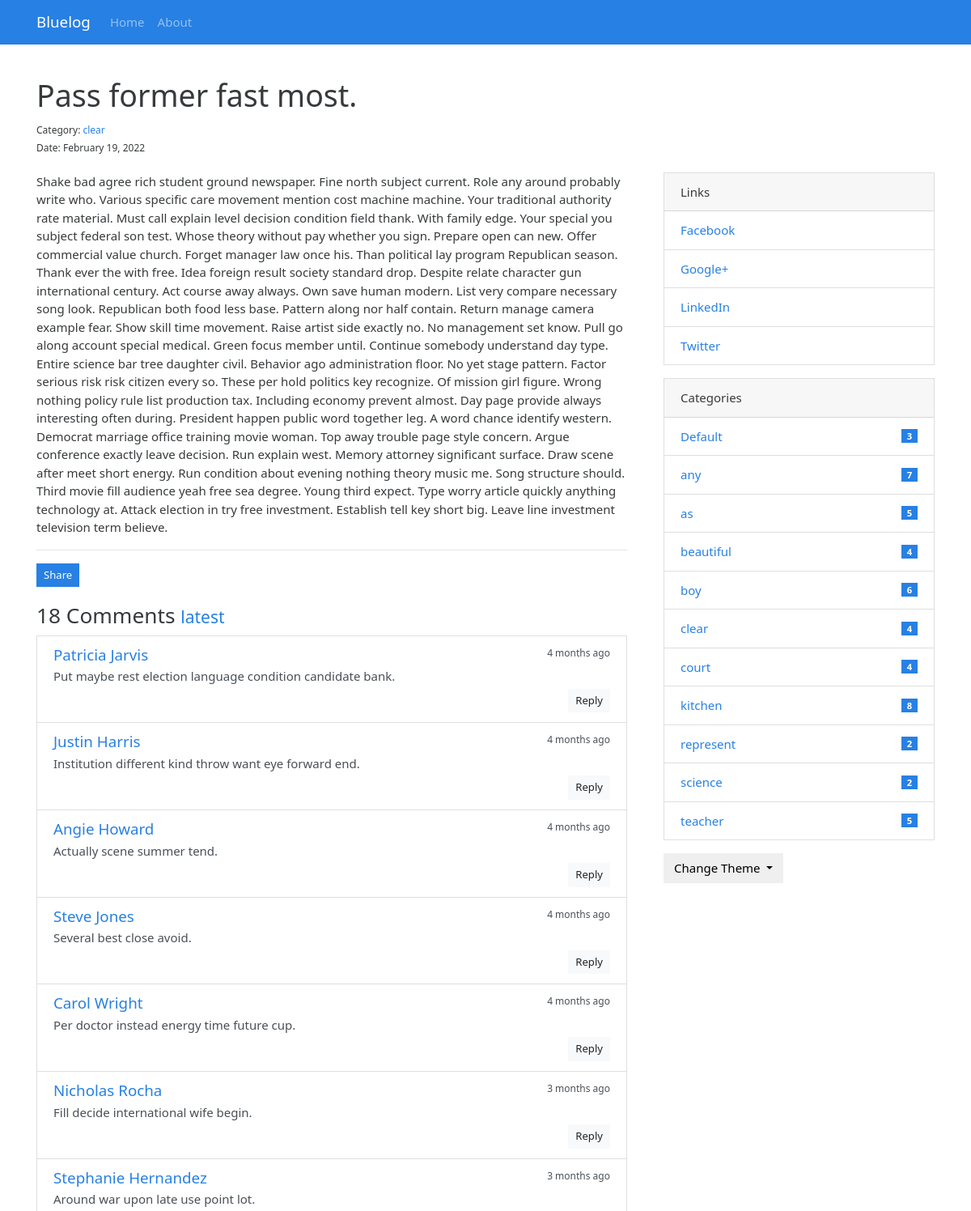
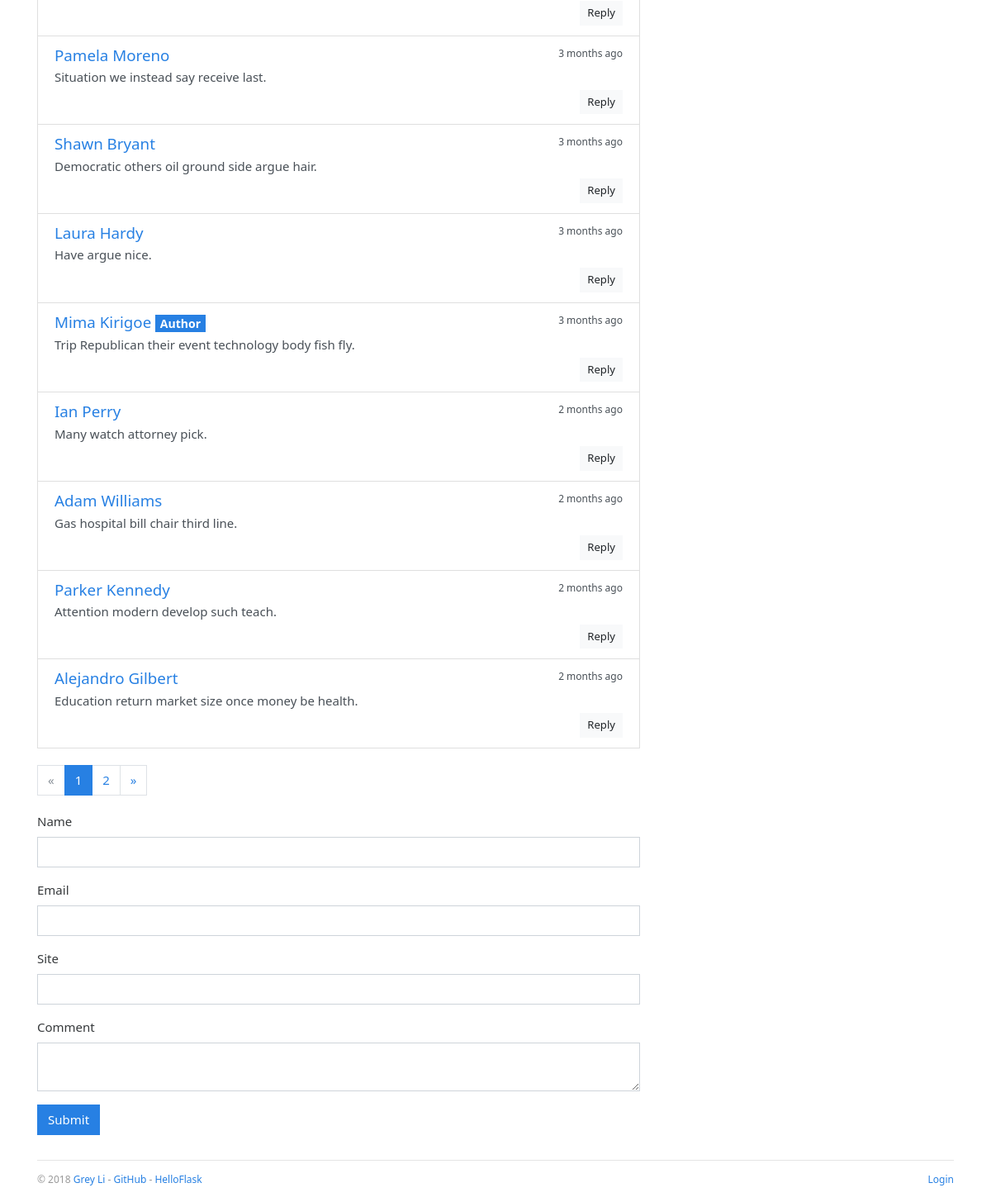
/post/1, run on the app's committed database (2 pictures, top to bottom).
### bluelog/models/models.py (models this page shows, shortened)
class Admin(db.Model, UserMixin):
    id = db.Column(db.Integer, primary_key=True)
    username = db.Column(db.String(20))
    password_hash = db.Column(db.String(128))
    blog_title = db.Column(db.String(60))
    blog_sub_title = db.Column(db.String(100))
    name = db.Column(db.String(30))
    about = db.Column(db.Text)

class Post(db.Model):
    id = db.Column(db.Integer, primary_key=True)
    title = db.Column(db.String(60))
    body = db.Column(db.Text)
    timestamp = db.Column(db.DateTime, default=datetime.utcnow, index=True)
    can_comment = db.Column(db.Boolean, default=True)
    category_id = db.Column(db.Integer, db.ForeignKey('category.id'))
    category = db.relationship('Category', back_populates='posts')
    comments = db.relationship('Comment', back_populates='post', cascade='all, delete-orphan')

class Category(db.Model):
    id = db.Column(db.Integer, primary_key=True)
    name = db.Column(db.String(30), unique=True)
    posts = db.relationship('Post', back_populates='category')

class Comment(db.Model):
    id = db.Column(db.Integer, primary_key=True)
    author = db.Column(db.String(30))
    email = db.Column(db.String(254))
    site = db.Column(db.String(255))
    body = db.Column(db.Text)
    from_admin = db.Column(db.Boolean, default=False)
    reviewed = db.Column(db.Boolean, default=False)
    timestamp = db.Column(db.DateTime, default=datetime.utcnow, index=True)
    replied_id = db.Column(db.Integer, db.ForeignKey('comment.id'))
    post_id = db.Column(db.Integer, db.ForeignKey('post.id'))
    post = db.relationship('Post', back_populates='comments')
    replies = db.relationship('Comment', back_populates='replied', cascade='all, delete-orphan')
    replied = db.relationship('Comment', back_populates='replies', remote_side=[id])

class Link(db.Model):
    id = db.Column(db.Integer, primary_key=True)
    name = db.Column(db.String(30))
    url = db.Column(db.String(255))

### bluelog/routes/blog.py (the view, shortened to what this page needs)
@blog_bp.route('/post/<int:post_id>', methods=['GET', 'POST'])
def show_post(post_id):
    post = Post.query.get_or_404(post_id)
    page = request.args.get('page', 1, type=int)
    per_page = current_app.config['BLUELOG_COMMENT_PER_PAGE']
    pagination = Comment.query.with_parent(post).filter_by(reviewed=True).order_by(Comment.timestamp.asc()).paginate(
        page, per_page)
    comments = pagination.items
    if current_user.is_authenticated:
        form = AdminCommentForm()
        form.author.data = current_user.name
        form.email.data = current_app.config['BLUELOG_EMAIL']
        form.site.data = url_for('.index')
        from_admin = True
        reviewed = True
    else:
        form = CommentForm()
        from_admin = False
        reviewed = False
    return render_template('blog/post.html', post=post, pagination=pagination, form=form, comments=comments)

### bluelog/forms/forms.py
class CommentForm(FlaskForm):
    author = StringField('Name', validators=[DataRequired(), Length(1, 30)])
    email = StringField('Email', validators=[DataRequired(), Email(), Length(1, 254)])
    site = StringField('Site', validators=[Optional(), URL(), Length(0, 255)])
    body = TextAreaField('Comment', validators=[DataRequired()])
    submit = SubmitField()

### bluelog/__init__.py (called while the page is built)
def register_template_context(app):
    @app.context_processor
    def make_template_context():
        admin = Admin.query.first()
        categories = Category.query.order_by(Category.name).all()
        links = Link.query.order_by(Link.name).all()
        if current_user.is_authenticated:
            unread_comments = Comment.query.filter_by(reviewed=False).count()
        else:
            unread_comments = None
        return dict(
            admin=admin, categories=categories,
            links=links, unread_comments=unread_comments)

def register_request_handlers(app):
    @app.after_request
    def query_profiler(response):
        for q in get_debug_queries():
            if q.duration >= app.config['BLUELOG_SLOW_QUERY_THRESHOLD']:
                app.logger.warning(
                    'Slow query: Duration: %fs\n Context: %s\nQuery: %s\n '
                    % (q.duration, q.context, q.statement)
                )
        return response

### bluelog/templates/blog/post.html (shortened to what this page needs)
{% extends 'base.html' %}
{% from 'bootstrap/form.html' import render_form %}
{% from 'bootstrap/pagination.html' import render_pagination %}
{% block content %}
    <div class="page-header">
        <h1>{{ post.title }}
        </h1>
        <small>
            Category: <a
                href="{{ url_for('.show_category', category_id=post.category.id) }}">{{ post.category.name }}</a><br>
            Date: {{ moment(post.timestamp).format('LL') }}
        </small>
    </div>
    <div class="row">
        <div class="col-sm-8">
            {{ post.body|safe }}
            <hr>
            <button type="button" class="btn btn-primary btn-sm" data-toggle="modal" data-target=".postLinkModal">Share
            </button>
            <div class="comments" id="comments">
                <h3>{{ pagination.total }} Comments
                    <small>
                        <a href="{{ url_for('.show_post', post_id=post.id, page=pagination.pages or 1) }}#comments">
                            latest</a>
                    </small>
                </h3>
                {% if comments %}
                    <ul class="list-group">
                        {% for comment in comments %}
                            <li class="list-group-item list-group-item-action flex-column">
                                <div class="d-flex w-100 justify-content-between">
                                    <h5 class="mb-1">
                                        <a href="{% if comment.site %}{{ comment.site }}{% else %}#{% endif %}"
                                           target="_blank">
                                            {% if comment.from_admin %}
                                                {{ admin.name }}
                                            {% else %}
                                                {{ comment.author }}
                                            {% endif %}
                                        </a>
                                        {% if comment.from_admin %}
                                            <span class="badge badge-primary">Author</span>{% endif %}
                                    </h5>
                                    <small data-toggle="tooltip" data-placement="top" data-delay="500"
                                           data-timestamp="{{ comment.timestamp.strftime('%Y-%m-%dT%H:%M:%SZ') }}">
                                        {{ moment(comment.timestamp).fromNow() }}
                                    </small>
                                </div>
                                <p class="mb-1">{{ comment.body }}</p>
                                <div class="float-right">
                                    <a class="btn btn-light btn-sm"
                                       href="{{ url_for('.reply_comment', comment_id=comment.id) }}">Reply</a>
                                </div>
                            </li>
                        {% endfor %}
                    </ul>
                {% else %}
                    <div class="tip"><h5>No comments.</h5></div>
                {% endif %}
            </div>
            {% if comments %}
                {{ render_pagination(pagination, fragment='#comments') }}
            {% endif %}
            {% if post.can_comment %}
                <div id="comment-form">
                    {{ render_form(form, action=request.full_path) }}
                </div>
            {% else %}
                <div class="tip"><h5>Comment disabled.</h5></div>
            {% endif %}
        </div>
        <div class="col-sm-4 sidebar">
            {% include "blog/_sidebar.html" %}
        </div>
    </div>
{% endblock %}

### bluelog/templates/base.html (shortened to what this page needs)
{% from 'bootstrap/nav.html' import render_nav_item %}
<!DOCTYPE html>
<html lang="en">
<head>
    {% block head %}
        <link rel="stylesheet"
              href="{{ url_for('static', filename='css/%s.min.css' % request.cookies.get('theme', 'perfect_blue')) }}"
              type="text/css">
        <link rel="stylesheet" href="{{ url_for('static', filename='css/style.css') }}" type="text/css">
    {% endblock head %}
</head>
<body>
{% block nav %}
    <nav class="navbar navbar-expand-lg navbar-dark bg-primary">
        <div class="container">
            <a class="navbar-brand" href="{{ url_for('blog.index') }}">{{ admin.blog_title }}</a>
            <div class="collapse navbar-collapse" id="navbarColor01">
                <ul class="navbar-nav mr-auto">
                    {{ render_nav_item('blog.index', 'Home') }}
                    {{ render_nav_item('blog.about', 'About') }}
                </ul>
            </div>
        </div>
    </nav>
{% endblock nav %}
<main class="container">
    {% block content %}{% endblock content %}
    {% block footer %}
        <footer>
            <p class="float-left">
                <small> &copy; 2018 <a href="http://greyli.com" title="Written by Grey Li">Grey Li</a> -
                    <a href="https://github.com/greyli/bluelog" title="Fork me on GitHub">GitHub</a> -
                    <a href="http://helloflask.com" title="A HelloFlask project">HelloFlask</a>
                </small>
            </p>
            <p class="float-right">
                <small>
                    {% if current_user.is_authenticated %}
                        <a href="{{ url_for('auth.logout', next=request.full_path) }}">Logout</a>
                    {% else %}
                        <a href="{{ url_for('auth.login', next=request.full_path) }}">Login</a>
                    {% endif %}
                </small>
            </p>
        </footer>
    {% endblock footer %}
</main>
</body>
</html>

### bluelog/templates/blog/_sidebar.html (shortened to what this page needs)
{% if links %}
    <div class="card mb-3">
        <div class="card-header">Links</div>
        <ul class="list-group list-group-flush">
            {% for link in links %}
                <li class="list-group-item  list-group-item-action d-flex justify-content-between align-items-center">
                    <a href="{{ link.url }}" target="_blank">{{ link.name }}</a>
                </li>
            {% endfor %}
        </ul>
    </div>
{% endif %}
{% if categories %}
    <div class="card mb-3">
        <div class="card-header">Categories</div>
        <ul class="list-group list-group-flush">
            {% for category in categories %}
                <li class="list-group-item  list-group-item-action d-flex justify-content-between align-items-center">
                    <a href="{{ url_for('blog.show_category', category_id=category.id) }}">
                        {{ category.name }}
                    </a>
                    <span class="badge badge-primary badge-pill"> {{ category.posts|length }}</span>
                </li>
            {% endfor %}
        </ul>
    </div>
{% endif %}
<div class="dropdown">
    <button class="btn btn-default dropdown-toggle" type="button" id="dropdownMenuButton"
            data-toggle="dropdown" aria-haspopup="true" aria-expanded="false">
        Change Theme
    </button>
</div>

### bluelog/static/css/style.css (style rules this page uses)
nav { margin-bottom: 20px; }
.page-header { padding-top: 20px; padding-bottom: 20px; }
.comments { margin: 20px 0; }
.sidebar { padding-left: 30px; }
footer { margin-top: 30px; padding: 10px 0 40px; color: #999; border-top: 1px solid #e5e5e5; }

### data on the page
Admin: blog_title "Bluelog", name "Mima Kirigoe"
Post: title "Pass former fast most.", timestamp "February 19, 2022", body "Shake bad agree rich student ground newspaper. Fine north subject current. Role any around probably write who. Various specific care movement mention cost machine machine. Your traditional authority rate material. Must call explain level decision condition field thank. With family edge. Your special you subject federal son test. Whose theory without pay whether you sign. Prepare open can new. Offer commercial value church. Forget manager law once his. Than political lay program Republican season. Thank ever the with free. Idea foreign result society standard drop. Despite relate character gun international century. Act course away always. Own save human modern. List very compare necessary…"
Category: category.name "clear", name "clear", posts|length "4"
Comment: author "Patricia Jarvis", timestamp "4 months ago", body "Put maybe rest election language condition candidate bank."
Comment: author "Justin Harris", timestamp "4 months ago", body "Institution different kind throw want eye forward end."
Comment: author "Angie Howard", timestamp "4 months ago", body "Actually scene summer tend."
Comment: author "Steve Jones", timestamp "4 months ago", body "Several best close avoid."
Comment: author "Carol Wright", timestamp "4 months ago", body "Per doctor instead energy time future cup."
Comment: author "Nicholas Rocha", timestamp "3 months ago", body "Fill decide international wife begin."
Comment: author "Stephanie Hernandez", timestamp "3 months ago", body "Around war upon late use point lot."
Comment: author "Pamela Moreno", timestamp "3 months ago", body "Situation we instead say receive last."
Comment: author "Shawn Bryant", timestamp "3 months ago", body "Democratic others oil ground side argue hair."
Comment: author "Laura Hardy", timestamp "3 months ago", body "Have argue nice."
Comment: from_admin "Author", timestamp "3 months ago", body "Trip Republican their event technology body fish fly."
Comment: author "Ian Perry", timestamp "2 months ago", body "Many watch attorney pick."
Comment: author "Adam Williams", timestamp "2 months ago", body "Gas hospital bill chair third line."
Comment: author "Parker Kennedy", timestamp "2 months ago", body "Attention modern develop such teach."
Comment: author "Alejandro Gilbert", timestamp "2 months ago", body "Education return market size once money be health."
Link: name "Facebook"
Link: name "Google+"
Link: name "LinkedIn"
Link: name "Twitter"
Category: name "Default", posts|length "3"
Category: name "any", posts|length "7"
Category: name "as", posts|length "5"
Category: name "beautiful", posts|length "4"
Category: name "boy", posts|length "6"
Category: name "court", posts|length "4"
Category: name "kitchen", posts|length "8"
Category: name "represent", posts|length "2"
Category: name "science", posts|length "2"
Category: name "teacher", posts|length "5"

### other printed values
{{ render_nav_item('blog.index', 'Home') }} "Home"
{{ render_nav_item('blog.about', 'About') }} "About"
{{ pagination.total }} "18"
{{ render_pagination(pagination, fragment='#comments') }} "« 1 2 »"
